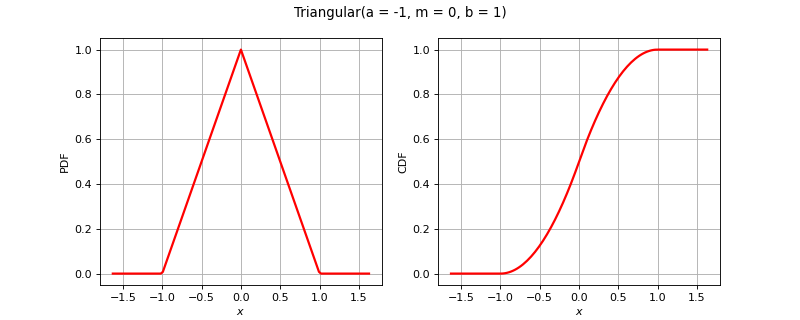

This figure's Python source:
import openturns as ot
from matplotlib import pyplot as plt
from openturns.viewer import View
title = None
if ot.Triangular().__class__.__name__ == 'Bernoulli':
    distribution = ot.Bernoulli(0.7)
elif ot.Triangular().__class__.__name__ == 'Binomial':
    distribution = ot.Binomial(5, 0.2)
elif ot.Triangular().__class__.__name__ == 'Hypergeometric':
    distribution = ot.Hypergeometric(10, 4, 7)
elif ot.Triangular().__class__.__name__ == 'CumulativeDistributionNetwork':
    coll = [ot.Normal(2),ot.Dirichlet([0.5, 1.0, 1.5])]
    distribution = ot.CumulativeDistributionNetwork(coll, ot.BipartiteGraph([[0,1], [0,1]]))
elif ot.Triangular().__class__.__name__ == 'Histogram':
    distribution = ot.Histogram([-1.0, 0.5, 1.0, 2.0], [0.45, 0.4, 0.15])
elif ot.Triangular().__class__.__name__ == 'KernelMixture':
    kernel = ot.Uniform()
    sample = ot.Normal().getSample(5)
    bandwith = [1.0]
    distribution = ot.KernelMixture(kernel, bandwith, sample)
elif ot.Triangular().__class__.__name__ == 'MaximumDistribution':
    coll = [ot.Uniform(2.5, 3.5), ot.LogUniform(1.0, 1.2), ot.Triangular(2.0, 3.0, 4.0)]
    distribution = ot.MaximumDistribution(coll)
elif ot.Triangular().__class__.__name__ == 'Multinomial':
    distribution = ot.Multinomial(5, [0.2])
elif ot.Triangular().__class__.__name__ == 'RandomMixture':
    coll = [ot.Triangular(0.0, 1.0, 5.0), ot.Uniform(-2.0, 2.0)]
    weights = [0.8, 0.2]
    cst = 3.0
    distribution = ot.RandomMixture(coll, weights, cst)
elif ot.Triangular().__class__.__name__ == 'TruncatedDistribution':
    distribution = ot.TruncatedDistribution(ot.Normal(2.0, 1.5), 1.0, 4.0)
elif ot.Triangular().__class__.__name__ == 'UserDefined':
    distribution = ot.UserDefined([[1.0], [2.0], [3.0]], [0.4, 0.5, 1.0])
elif ot.Triangular().__class__.__name__ == 'ZipfMandelbrot':
    distribution = ot.ZipfMandelbrot(10, 2.5, 0.3)
elif ot.Triangular().__class__.__name__ == 'Normal':
    cov = ot.CovarianceMatrix([[1.0, -0.5], [-0.5, 1.0]])
    distribution = ot.Normal([0.0, 0.0], cov)
    title = "Normal dist. with correlation coefficient {}".format(cov[0, 1])
else:
    distribution = ot.Triangular()

dimension = distribution.getDimension()
if title is None:
    title = str(distribution)[:100].split('\n')[0]
if dimension == 1:
    distribution.setDescription(['$x$'])
    pdf_graph = distribution.drawPDF()
    cdf_graph = distribution.drawCDF()
    fig = plt.figure(figsize=(10, 4))
    pdf_axis = fig.add_subplot(121)
    cdf_axis = fig.add_subplot(122)
    View(pdf_graph, figure=fig, axes=[pdf_axis], add_legend=False)
    View(cdf_graph, figure=fig, axes=[cdf_axis], add_legend=False)
    fig.suptitle(title)
elif dimension == 2:
    grid = ot.GridLayout(1, 2)
    pdf_graph = distribution.drawPDF()
    pdf_graph.setLegends([''])
    cdf_graph = distribution.drawCDF()
    cdf_graph.setLegends([''])
    grid.setGraph(0, 0, pdf_graph)
    grid.setGraph(0, 1, cdf_graph)
    grid.setTitle(title)
    fig = View(grid).getFigure()
    fig.axes[0].set_title('PDF')
    fig.axes[1].set_title('CDF')
